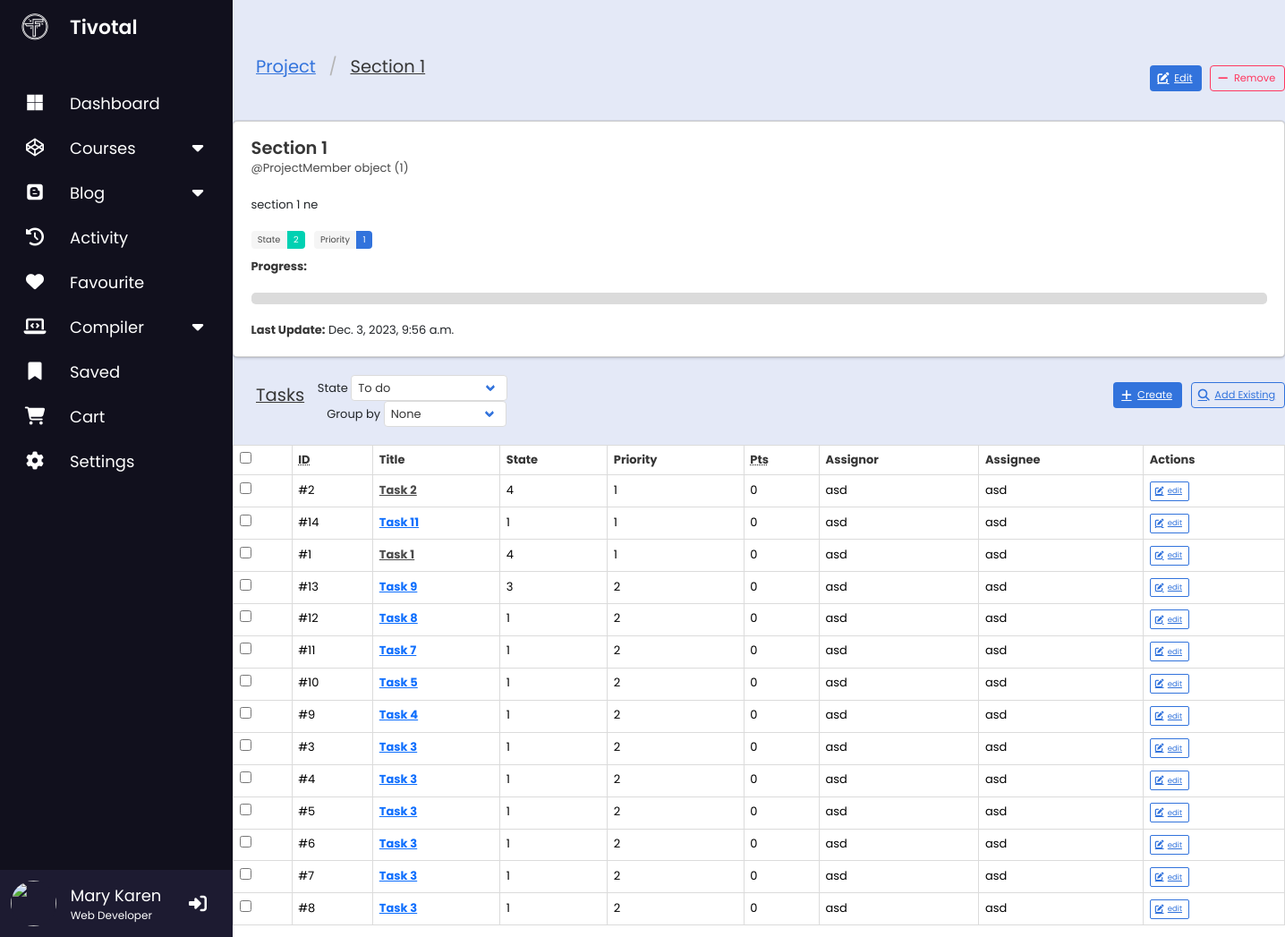
/api/1/sections/1/ (signed in), run on the app's committed database.
### api/task/models.py (models this page shows, shortened)
class Section(ModelWithProgress, ModelWithBudget):
    class Meta:
        get_latest_by = 'created_at'
        ordering = ['priority', '-title']
        indexes = [
            models.Index(fields=['title', 'priority']),
            models.Index(fields=['title']),
        ]
        verbose_name = 'section'
        verbose_name_plural = 'sections'
    weight = models.PositiveIntegerField(choices = WeightChoices.choices, default = WeightChoices.LOW)
    priority = models.PositiveIntegerField(choices = PriorityChoices.choices, default = PriorityChoices.LOW)
    state = models.IntegerField(choices = SectionState.choices, default = SectionState.UNSTARTED)
    section_leader = models.ForeignKey(ProjectMember, on_delete=models.CASCADE)
    members = models.ManyToManyField(settings.AUTH_USER_MODEL, related_name='section_members', blank=True, through='SectionMember')
    project = models.ForeignKey('project.Project', on_delete=models.CASCADE)
    tags = TagField(blank=True)
    history = HistoricalRecords()

class Task(BaseModel):
    class Meta:
        get_latest_by = 'created_at'
        ordering = ['priority', '-title']
        indexes = [
            models.Index(fields=['title', 'priority']),
            models.Index(fields=['title']),
        ]
        verbose_name = 'task'
        verbose_name_plural = 'tasks'
    section = models.ForeignKey(Section, blank=True, on_delete=models.CASCADE)
    project = models.ForeignKey('project.Project', blank=True, on_delete=models.CASCADE) # de list task trong project
    weight = models.PositiveIntegerField(choices = WeightChoices.choices, default = WeightChoices.LOW)
    priority = models.PositiveIntegerField(choices = PriorityChoices.choices, default = PriorityChoices.LOW)
    points = models.PositiveIntegerField(default=0)
    state = models.IntegerField(choices = TaskState.choices, default = TaskState.UNSTARTED)
    assignor = models.ForeignKey(settings.AUTH_USER_MODEL, null=True, blank=True, on_delete=models.SET_NULL, related_name='requested_tasks')
    assignee = models.ForeignKey(settings.AUTH_USER_MODEL, null=True, blank=True, on_delete=models.SET_NULL, related_name='assigned_tasks')
    tags = TagField(blank=True)
    history = HistoricalRecords()
    def is_done(self):
        if self.state == TaskState.DONE:
            return True
        return False

### api/project/models.py (models this page shows, shortened)
class ProjectMember(models.Model):
    user = models.ForeignKey(settings.AUTH_USER_MODEL, on_delete=models.SET_NULL, null = True)
    project = models.ForeignKey(Project, on_delete=models.CASCADE)
    salary = models.PositiveIntegerField()
    bio = models.TextField()
    skills = TagField(blank=True)
    working_hours_day = models.PositiveIntegerField(default = 8)
    role = models.CharField(choices = ProjectRoleChoices.choices, default= ProjectRoleChoices.MB,max_length=20, null = False)
    status = models.CharField(choices = StatusChoices.choices, default = StatusChoices.ACTIVE, max_length=10 ) # set INACTIVE when delete User
    invitation_notification = models.ForeignKey(Notification, null=True, blank=True, on_delete=models.SET_NULL)
    class Meta:
        unique_together = ('user', 'project')

### api/user/models.py (models this page shows, shortened)
class User(AbstractUser):
    first_name = models.CharField(blank=True, max_length=255)
    last_name = models.CharField(blank=True, max_length=255)
    invitation_notification = models.ForeignKey(Notification, null=True, blank=True, on_delete=models.SET_NULL)

### api/task/views.py (the view, shortened to what this page needs)
# urls.py: path('sections/<int:pk>/', SectionDetailView.as_view(), name='section-detail'),
@method_decorator(login_required, name='dispatch')
class SectionDetailView(DetailView):
    model = Section
    def get_children(self):
        queryset = self.get_object().task_set.select_related('assignor', 'assignee', 'project')
        config = dict(
            project=('project__starts_at', lambda task: task.project and task.project.title or 'No project'),
            assignor=('assignor__id', lambda task: task.assignor and task.assignor.username or 'Unset'),
            assignee=('assignee__id', lambda task: task.assignee and task.assignee.username or 'Unassigned'),
        )
        group_by = self.request.GET.get('group_by')
        try:
            order_by, fx = config[group_by]
        except KeyError:
            return [(None, queryset)]
        else:
            queryset = queryset.order_by(order_by)
            foo = [(t[0], list(t[1])) for t in groupby(queryset, key=fx)]
            return foo
    def get_context_data(self, **kwargs):
        context = super().get_context_data(**kwargs)
        context['objects_by_group'] = self.get_children()
        context['group_by_form'] = SectionGroupByForm(self.request.GET)
        context['group_by'] = self.request.GET.get('group_by')
        context['filters_form'] = TaskFilterForm(self.request.POST)
        context['current_workspace'] = self.kwargs['workspace']
        return context

### api/forms.py
class SearchForm(forms.Form):
    q = forms.CharField(
        help_text="Click to see help & options",
        required=False,
        widget=forms.TextInput(attrs={
            'autocomplete': 'off'
        })
    )

### api/task/forms.py
class SectionGroupByForm(Form):
    state = ChoiceField(choices = SectionState.choices)
    CHOICES = [
        ('', 'None'),
        ('section_leader', 'Section Leader'),
        ('state', 'State'),
        ('project', 'Project'),
    ]
    group_by = ChoiceField(choices=CHOICES, required=False, widget=Select(attrs={'onchange': 'this.form.submit();'}))

### api/context_processors.py (called while the page is built)
def site(request):
    return dict(
        current_site=SimpleLazyObject(lambda: get_current_site(request)),
    )

def navigation(request):
    params = dict(
        encoded_url=quote_plus(request.get_full_path()),
        next_url=unquote_plus(request.GET.get('next', ''))
    )
    try:
        params['page'] = int(request.GET.get('page', 0))
    except ValueError:
        pass
    get_vars = request.GET.copy()
    try:
        get_vars.pop('page')
    except KeyError:
        pass
    params['get_vars'] = "&" + get_vars.urlencode()
    return params

def search(request):
    return dict(search_form=SearchForm(request.GET))

### api/task/templates/task/section_detail.html (shortened to what this page needs)
{% extends 'base.html' %}
{% block content %}
	<nav class="level">
		<div class="level-left">
			<nav class="breadcrumb is-large" aria-label="breadcrumbs">
				<ul>
          <li><a href="{% url 'tasks:section-list' current_workspace %}">Project</a></li>
          <li class="is-active">
            <a href="#" aria-current="page">
              {{ object.title }}
            </a>
          </li>
				</ul>
			</nav>
		</div>
		<div class="level-right">
			<div class="level-item">
        <a href="{% url 'tasks:section-edit' current_workspace section.id %}?next={{ encoded_url }}" class="button is-link">
          <span class="icon is-small">
            <i class="fas fa-edit"></i>
          </span>
          <small>Edit</small>
				</a>
			</div>
			<div class="level-item">
				<div class="field has-addons">
					<p class="control">
            <form method="POST">
              <button class="button is-danger is-outlined" type="submit" name="remove" value="yes">
                <span class="icon is-small">
                  <i class="fas fa-minus"></i>
                </span>
                <small>Remove</small>
              </button>
            </form>
					</p>
				</div>
			</div>
		</div>
	</nav>
	<div class="card">
		<div class="card-content">
			<div class="media">
				<div class="media-content">
					<p class="title is-4">{{ section.title }}</p>
					<p class="subtitle is-6">@{{ section.section_leader }}</p>
				</div>
			</div>
			<div class="content">
				{{ section.description|default:''|linebreaksbr }}<br/><br/>
				<div class="field is-grouped is-grouped-multiline">
					<div class="control">
						<div class="tags has-addons">
							<span class="tag">State</span>
							<span class="tag is-primary">{{ section.state }}</span>
						</div>
					</div>
					<div class="control">
						<div class="tags has-addons">
							<span class="tag">Priority</span>
							<span class="tag is-link">{{ section.priority }}</span>
						</div>
					</div>
				</div>
				<strong>Progress:</strong>
				<br/>
				<br/>
        {% with section.progress|default:'0' as value %}
          <progress class="progress is-primary" value="{{ value }}" title="{{ value }}%" max="100">{{ value }}%</progress>
        {% endwith %}
				<strong>Last Update:</strong> <time datetime="{{ section.updated_at }}">{{ section.updated_at }}</time>
			</div>
		</div>
	</div>
  <br/>
	<nav class="level">
		<div class="level-left">
			<nav class="breadcrumb is-large" aria-label="breadcrumbs" style="margin: 0; padding: 0;">
				<ul>
					<li class="is-active"><a href="#" aria-current="page">Tasks</a></li>
				</ul>
			</nav>
			<div class="level-item">
				<form method="GET">
        {% for field in group_by_form.visible_fields %}
          <div class="level-item">
            <label>{{ field.label }}</label>&nbsp;
            <div class="field">
              {{ field }}
            </div>
          </div>
        {% endfor %}
				</form>
			</div>
		</div>
		<div class="level-right">
			<div class="level-item">
				<div class="field has-addons">
					<p class="control">
            <a class="button is-link" href="{% url 'tasks:task-add' current_workspace %}?next={{ encoded_url }}&amp;section={{ section.id }}">
              <span class="icon is-small">
                <i class="fas fa-plus"></i>
              </span>
              <small>Create</small>
						</a>
					</p>
				</div>
			</div>
      <div class="level-item">
				<div class="field has-addons">
					<p class="control">
            <a class="button is-link is-outlined" title="Add existing tasks to this section"
               href="{% block object_add_url3 %}{% url 'tasks:task-list' current_workspace %}{% endblock %}?to-section={{ section.id }}">
              <span class="icon is-small">
                <i class="fas fa-search"></i>
              </span>
              <small>Add Existing</small>
						</a>
					</p>
				</div>
			</div>
		</div>
	</nav>
  <form method="POST" id="object-list">
    {% for group_title, object_list in objects_by_group %}
			<table class="table is-bordered is-striped is-hoverable is-fullwidth">
				<thead>
					<tr>
						<th>
							<input type="checkbox" class="selectAll" />
						</th>
						<th><abbr title="Identification Number">ID</abbr></th>
						<th>Title</th>
						<th>State</th>
						<th>Priority</th>
						<th><abbr title="Points">Pts</abbr></th>
						<th>Assignor</th>
						<th>Assignee</th>
						<th>Actions</th>
					</tr>
				</thead>
				<tbody>
					{% for task in object_list %}
					<tr {% if task.is_done %}class="has-text-grey-dark"{% endif %}>
						<td>
							<input type="checkbox" name="task-{{ task.id }}" />
						</td>
						<td>#{{ task.id }}</td>
						<td>
							<a href="{% url 'tasks:task-detail' current_workspace task.id %}?next={{ encoded_url }}" {% if task.is_done %}class="has-text-grey-dark"{% endif %}>
								<strong>{{ task.title }}</strong><br/>
							</a>
						</td>
						<td>{{ task.state }}</td>
						<td>{{ task.priority }}</td>
						<td>{{ task.points }}</td>
						<td>{{ task.assignor.username }}</td>
						<td>{{ task.assignee.username }}</td>
						<td>
							<a class="button is-small is-link is-outlined" href="{% url 'tasks:task-edit' current_workspace task.id %}?next={{ encoded_url }}" title="Edit">
								<span class="icon is-small">
									<i class="fas fa-edit"></i>
								</span>
								<small>edit</small>
							</a>
						</td>
					</tr>
					{% endfor %}
				</tbody>
			</table>
		{% endfor %}
  </form>
{% endblock %}

### api/static/css/default.css (style rules this page uses)
html, html body { font-size: 13px; }

### api/static/css/sidebar/sidebar.css (style rules this page uses)
* { margin: 0; padding: 0; box-sizing: border-box; font-family: "Poppins", sans-serif; }

### data on the page
Section: title "Section 1", section_leader "ProjectMember object (1)", description "section 1 ne", state "2", priority "1", updated_at "Dec. 3, 2023, 9:56 a.m."
Task: id "2", title "Task 2", state "4", priority "1", points "0", assignor.username "asd", assignee.username "asd"
Task: id "14", title "Task 11", state "1", priority "1", points "0", assignor.username "asd", assignee.username "asd"
Task: id "1", title "Task 1", state "4", priority "1", points "0", assignor.username "asd", assignee.username "asd"
Task: id "13", title "Task 9", state "3", priority "2", points "0", assignor.username "asd", assignee.username "asd"
Task: id "12", title "Task 8", state "1", priority "2", points "0", assignor.username "asd", assignee.username "asd"
Task: id "11", title "Task 7", state "1", priority "2", points "0", assignor.username "asd", assignee.username "asd"
Task: id "10", title "Task 5", state "1", priority "2", points "0", assignor.username "asd", assignee.username "asd"
Task: id "9", title "Task 4", state "1", priority "2", points "0", assignor.username "asd", assignee.username "asd"
Task: id "3", title "Task 3", state "1", priority "2", points "0", assignor.username "asd", assignee.username "asd"
Task: id "4", title "Task 3", state "1", priority "2", points "0", assignor.username "asd", assignee.username "asd"
Task: id "5", title "Task 3", state "1", priority "2", points "0", assignor.username "asd", assignee.username "asd"
Task: id "6", title "Task 3", state "1", priority "2", points "0", assignor.username "asd", assignee.username "asd"
Task: id "7", title "Task 3", state "1", priority "2", points "0", assignor.username "asd", assignee.username "asd"
Task: id "8", title "Task 3", state "1", priority "2", points "0", assignor.username "asd", assignee.username "asd"

### other printed values
{{ field.label }} "State" "Group by"
